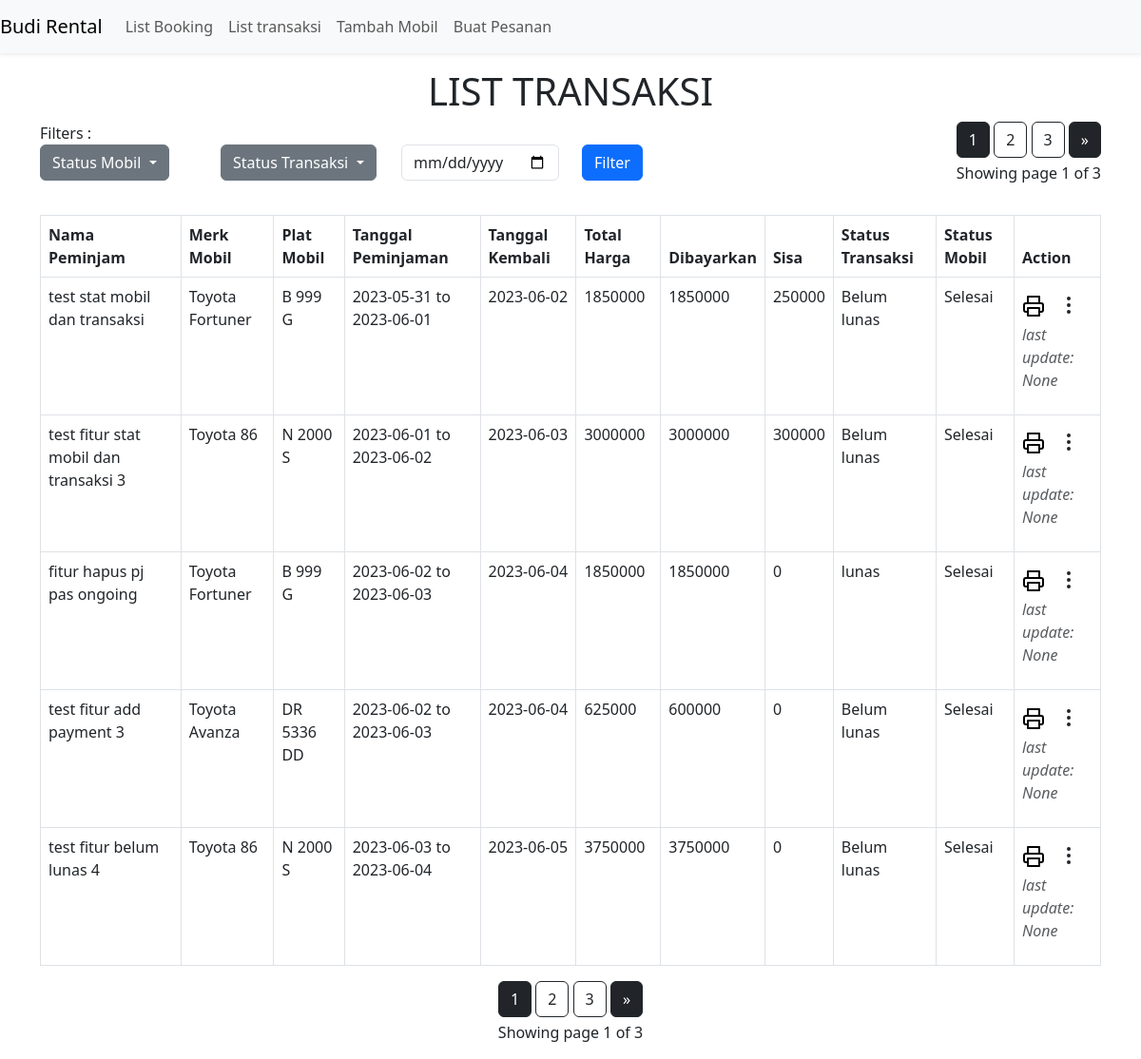
Screenshot of /transaksi/1 (signed in) with the database file from the repository.
### models/rentalmodel.py (models this page shows)
class Transaksi(db.Model):
    id = db.Column(db.Integer, primary_key=True, autoincrement=True)
    namaPeminjam = db.Column(db.String(100))
    merk = db.Column(db.String(100))
    plat = db.Column(db.String(20))
    hari = db.Column(db.Integer)
    id_mobil = db.Column(db.Integer, db.ForeignKey('mobil.id', name='fk_transaksi_mobil_id'))
    id_pinjaman = db.Column(db.Integer, db.ForeignKey('pinjaman.id', name='fk_transaksi_pinjaman_id'))
    tanggalPinjam = db.Column(db.Date)
    tanggalKembali = db.Column(db.Date)
    mobil_kembali = db.Column(db.Date)
    status_transaksi = db.Column(db.String(20))
    status_mobil = db.Column(db.String(20))
    dibayarkan = db.Column(db.Integer)
    sisa = db.Column(db.Integer)
    totalHarga = db.Column(db.Integer)
    mobil = db.relationship('Mobil', back_populates='transaksi')
    pinjaman = db.relationship('Pinjaman', back_populates='transaksi')
    last_updated = db.Column(db.String(100))

### blueprint/transaksiBlueprint.py (the view)
@transaksiBlueprint.route('/transaksi/<int:page>', methods=['GET', 'POST'])
@login_required
def list_transaksi(page):
    tr = Transaksi.query.all()
    for a in tr:
        if a.sisa != 0 and not a.status_transaksi.endswith('Belum lunas'):
            a.status_transaksi += 'Belum lunas'
            db.session.add(a)
            db.session.commit()
    status_mobil = request.args.get('status_mobil')
    status_transaksi = request.args.get('status_transaksi')
    filter_date = request.args.get('filter_date')
    transaksi_query = Transaksi.query
    if status_mobil:
        transaksi_query = transaksi_query.filter(Transaksi.status_mobil == status_mobil)
    if status_transaksi:
        transaksi_query = transaksi_query.filter_by(status_transaksi=status_transaksi)
    if filter_date:
        filter_date = datetime.strptime(filter_date, '%Y-%m-%d')
        transaksi_query = transaksi_query.filter(and_(Transaksi.tanggalPinjam <= filter_date, Transaksi.tanggalKembali >= filter_date))
    transaksi_paginated = transaksi_query.paginate(page=page, per_page=ROWS_PER_PAGE)
    return render_template('list_transaksi.html', transaksi=transaksi_paginated, page=page)

### app.py (called while the page is built)
@login_manager.user_loader
def load_user(user_id):
    return User.query.get(user_id)

### templates/list_transaksi.html (shortened to what this page needs)
<!DOCTYPE html>
<html lang="en">
  <head>
    <link
      href="https://cdn.jsdelivr.net/npm/bootstrap@5.3.0-alpha1/dist/css/bootstrap.min.css"
      rel="stylesheet"
    />
    <link
      rel="stylesheet"
      href="http://code.jquery.com/ui/1.12.1/themes/base/jquery-ui.css"
    />
  </head>
  <body>
    <nav
      class="navbar navbar-expand-lg bg-light fixed-top shadow-sm"
      role="navigation"
    >
      <a class="navbar-brand" href="/list_mobil">Budi Rental</a>
      <div class="collapse navbar-collapse" id="navbarSupportedContent">
        <ul class="navbar-nav">
          <li class="nav-item">
            <a class="nav-link" href="/list_pesanan">List Booking</a>
          </li>
          <li class="nav-item">
            <a href="/transaksi/1" class="nav-link">List transaksi</a>
          </li>
          <li class="nav-item">
            <a href="/tambah_mobil" class="nav-link">Tambah Mobil</a>
          </li>
          <li class="nav-item d-flex">
            <a href="/start" class="nav-link">Buat Pesanan</a>
          </li>
        </ul>
      </div>
    </nav>
    <div class="container mt-5 pt-2">
      <div class="col-md-12">
        <h1 class="text-center mt-3">LIST TRANSAKSI</h1>
        <div class="row">
          <div class="col-8">
            Filters :
            <div class="row">
              <div class="col-3">
                <div class="dropdown">
                  <button
                    class="btn btn-secondary dropdown-toggle"
                    type="button"
                    data-bs-toggle="dropdown"
                    aria-expanded="false"
                    fdprocessedid="u60adp"
                    aria-placeholder="Status Mobil"
                  >
                    {% if request.args.get('status_mobil', '') != '' %}
                    {{request.args.get('status_mobil', '')}} {% else %} Status
                    Mobil {% endif %}
                  </button>
                </div>
              </div>
              <div class="col-3">
                <div class="dropdown">
                  <button
                    class="btn btn-secondary dropdown-toggle"
                    type="button"
                    data-bs-toggle="dropdown"
                    aria-expanded="false"
                    fdprocessedid="u60adp"
                  >
                    {% if request.args.get('status_transaksi', '') != '' %}
                    {{request.args.get('status_transaksi', '')}} {% else %}
                    Status Transaksi {% endif %}
                  </button>
                </div>
              </div>
              <div class="col-3">
                <form method="GET" action="{{ url_for('transaksiBlueprint.list_transaksi', page=transaksi.page) }}">
                  <div class="form-group">
                    <input type="date" id="filter_date" name="filter_date" class="form-control" {% if not request.args.get('filter_date') %}value=""{% else %}value="{{ request.args.get('filter_date') }}"{% endif %}>
                  </div>
              </div>
              <div class="col-3">
                <button type="submit" class="btn btn-primary">Filter</button>
              </div>
            </div>
          </div>
          <div class="text-end col-4">
             {% for page_num in transaksi.iter_pages(left_edge=1,
            right_edge=1, left_current=1, right_current=2) %} {% if page_num %}
            {% if transaksi.page == page_num %}
            <a
              href="{{ url_for('transaksiBlueprint.list_transaksi', page=page_num) }}"
              class="btn btn-dark"
              >{{ page_num }}</a
            >
            {% else %}
            <a
              href="{{ url_for('transaksiBlueprint.list_transaksi', page=page_num) }}"
              class="btn btn-outline-dark"
              >{{ page_num }}</a
            >
            {% endif %} {% else %} . . . {% endif %} {% endfor %} {% if
            transaksi.next_num is not none %}
            <a
              href="{{ url_for('transaksiBlueprint.list_transaksi', page=transaksi.next_num) }}"
              class="btn btn-dark"
            >
              &raquo;
            </a>
            {% endif %}
            <p class="text-end mt-1">
              Showing page {{ transaksi.page }} of {{ transaksi.pages }}
            </p>
          </div>
        </div>
        <table class="table table-bordered mt-3">
          <thead>
            <th>Nama Peminjam</th>
            <th>Merk Mobil</th>
            <th>Plat Mobil</th>
            <th>Tanggal Peminjaman</th>
            <th>Tanggal Kembali</th>
            <th>Total Harga</th>
            <th>Dibayarkan</th>
            <th>Sisa</th>
            <th>Status Transaksi</th>
            <th>Status Mobil</th>
            <th>Action</th>
          </thead>
          <tbody id="transaksiTable">
            {% for p in transaksi.items %}
            <tr>
              <td>{{p.namaPeminjam}}</td>
              <td>{{p.merk}}</td>
              <td>{{p.plat}}</td>
              <td>{{p.tanggalPinjam}} to {{p.tanggalKembali}}</td>
              <td>
                {{ p.mobil_kembali if p.mobil_kembali is not none else 'TBD' }}
              </td>
              <td>{{p.totalHarga}}</td>
              <td>{{p.dibayarkan}}</td>
              <td>{{p.sisa}}</td>
              <td>
                {{p.status_transaksi if p.status_transaksi is not none else
                'TBD'}}
              </td>
              <td>
                {{p.status_mobil if p.status_mobil is not none else 'TBD'}}
              </td>
              <td>
                <div class="actions row">
                  <div class="col-2 mt-2" style="text-decoration: none">
                    <a href="/invoice/{{p.id}}" style="color: black">
                      <i data-feather="printer"></i>
                    </a>
                  </div>
                  <div class="dropdown col">
                    <button
                      class="btn"
                      type="button"
                      data-bs-toggle="dropdown"
                      aria-expanded="false"
                    >
                      <i data-feather="more-vertical"></i>
                    </button>
                  </div>
                </div>
                <p class="text-muted fst-italic fw-light fs-6">last update: {{p.last_updated}}</p>
              </td>
            </tr>
            {% endfor %}
          </tbody>
        </table>
      </div>
    </div>
    <div class="text-center">
       {% for page_num in transaksi.iter_pages(left_edge=1,
      right_edge=1, left_current=1, right_current=2) %} {% if page_num %} {% if
      transaksi.page == page_num %}
      <a
        href="{{ url_for('transaksiBlueprint.list_transaksi', page=page_num) }}"
        class="btn btn-dark"
        >{{ page_num }}</a
      >
      {% else %}
      <a
        href="{{ url_for('transaksiBlueprint.list_transaksi', page=page_num) }}"
        class="btn btn-outline-dark"
        >{{ page_num }}</a
      >
      {% endif %} {% else %} . . . {% endif %} {% endfor %} {% if
      transaksi.next_num is not none %}
      <a
        href="{{ url_for('transaksiBlueprint.list_transaksi', page=transaksi.next_num) }}"
        class="btn btn-dark"
      >
        &raquo;
      </a>
      {% endif %}
    </div>
    <p class="text-center mt-1">
      Showing page {{ transaksi.page }} of {{ transaksi.pages }}
    </p>
  </body>
</html>

### rows the page displays
Transaksi: namaPeminjam "test stat mobil dan transaksi", merk "Toyota Fortuner", plat "B 999 G", tanggalPinjam "2023-05-31", tanggalKembali "2023-06-01", mobil_kembali "2023-06-02", totalHarga "1850000", dibayarkan "1850000", sisa "250000", status_transaksi "Belum lunas", status_mobil "Selesai", last_updated "None"
Transaksi: namaPeminjam "test fitur stat mobil dan transaksi 3", merk "Toyota 86", plat "N 2000 S", tanggalPinjam "2023-06-01", tanggalKembali "2023-06-02", mobil_kembali "2023-06-03", totalHarga "3000000", dibayarkan "3000000", sisa "300000", status_transaksi "Belum lunas", status_mobil "Selesai", last_updated "None"
Transaksi: namaPeminjam "fitur hapus pj pas ongoing", merk "Toyota Fortuner", plat "B 999 G", tanggalPinjam "2023-06-02", tanggalKembali "2023-06-03", mobil_kembali "2023-06-04", totalHarga "1850000", dibayarkan "1850000", sisa "0", status_transaksi "lunas", status_mobil "Selesai", last_updated "None"
Transaksi: namaPeminjam "test fitur add payment 3", merk "Toyota Avanza", plat "DR 5336 DD", tanggalPinjam "2023-06-02", tanggalKembali "2023-06-03", mobil_kembali "2023-06-04", totalHarga "625000", dibayarkan "600000", sisa "0", status_transaksi "Belum lunas", status_mobil "Selesai", last_updated "None"
Transaksi: namaPeminjam "test fitur belum lunas 4", merk "Toyota 86", plat "N 2000 S", tanggalPinjam "2023-06-03", tanggalKembali "2023-06-04", mobil_kembali "2023-06-05", totalHarga "3750000", dibayarkan "3750000", sisa "0", status_transaksi "Belum lunas", status_mobil "Selesai", last_updated "None"

### other values shown
{{ page_num }} "1"
{{ page_num }} "2" "3"
{{ transaksi.page }} "1"
{{ transaksi.pages }} "3"
